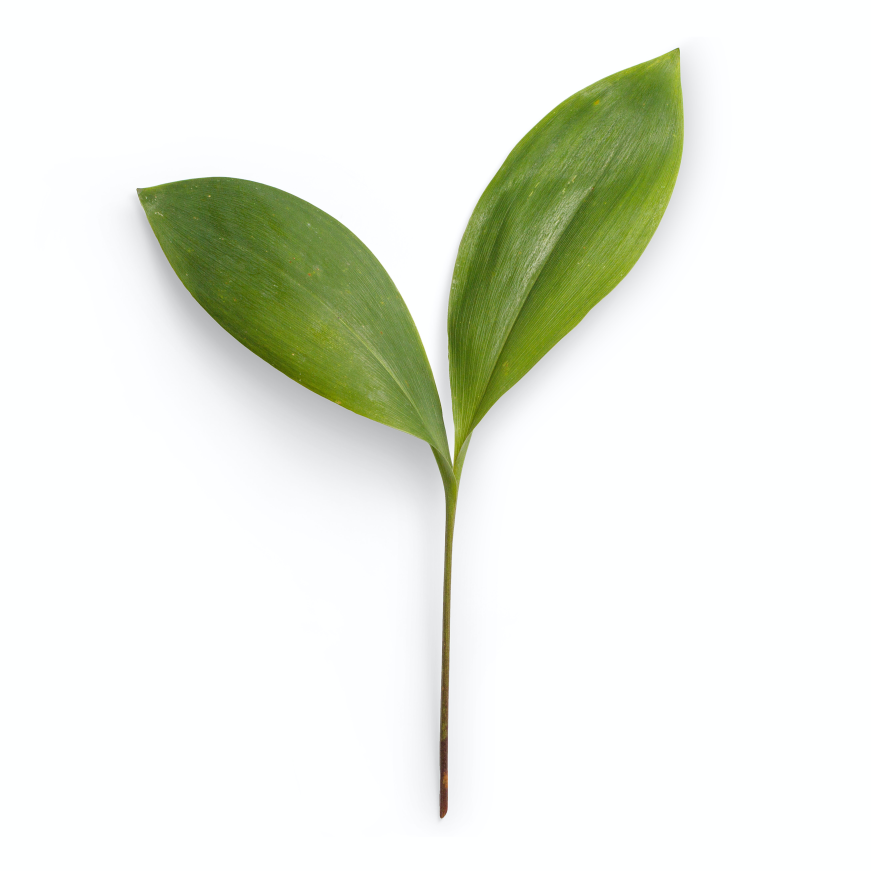
#> input picture images/leaf.jpg, 4353 x 4352 px (shown at 1/5 size); its folder holds 4 pictures in this run
$ python pixelsort.py
#> lines starting #> are read from the running program, lines starting #| are printed output that depends on the picture
import numpy as np
from PIL import Image
from typing import Callable


# Written by u/GregTJ on reddit, so credits to them

def sort_pixels(image: Image, value: Callable, condition: Callable, rotation: int = 0) -> Image:
#> called with rotation = 1
    pixels = np.rot90(np.array(image), rotation)
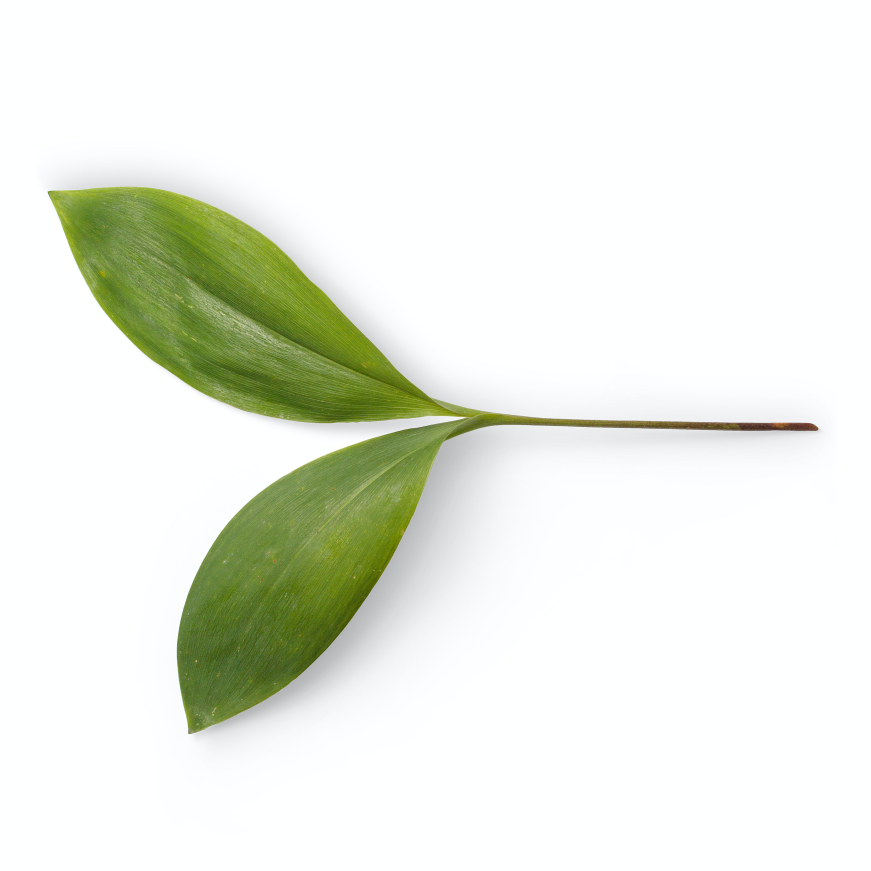
#> pixels: shape (4353, 4352, 3) (shown at 1/5 size); mean R, G, B 233.5, 237.5, 227.2
    values = value(pixels)
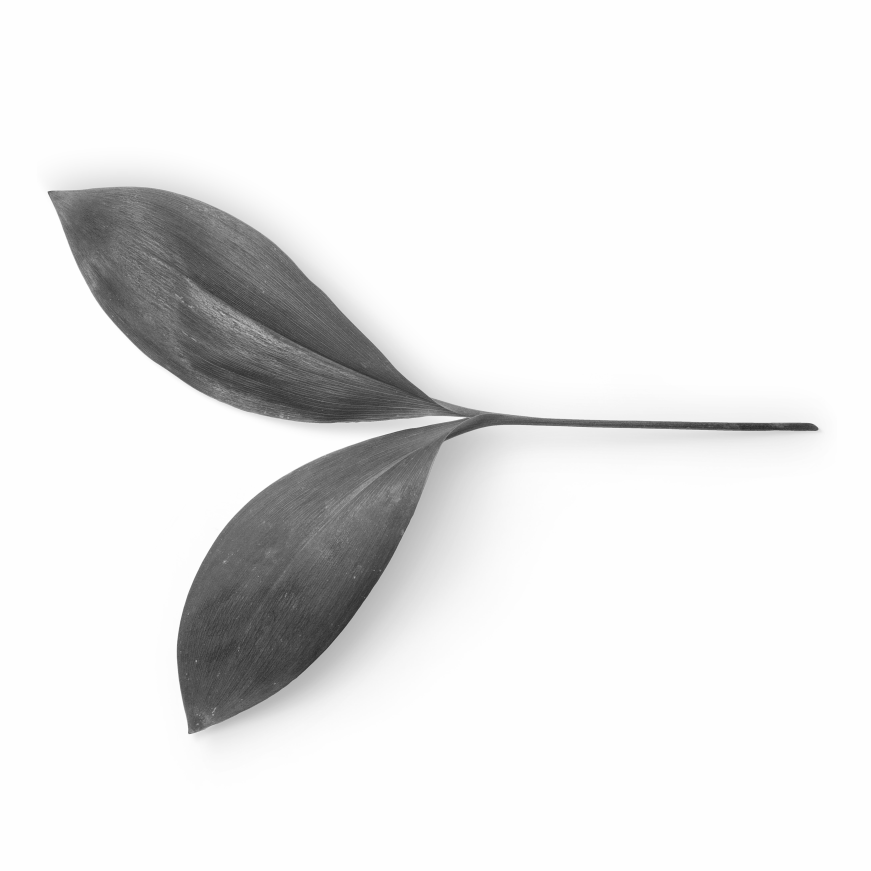
#> values: shape (4353, 4352) float64 (shown at 1/5 size); min 0.0784, max 1, mean 0.913
    edges = np.apply_along_axis(lambda row: np.convolve(row, [-1, 1], 'same'), 0, condition(values))
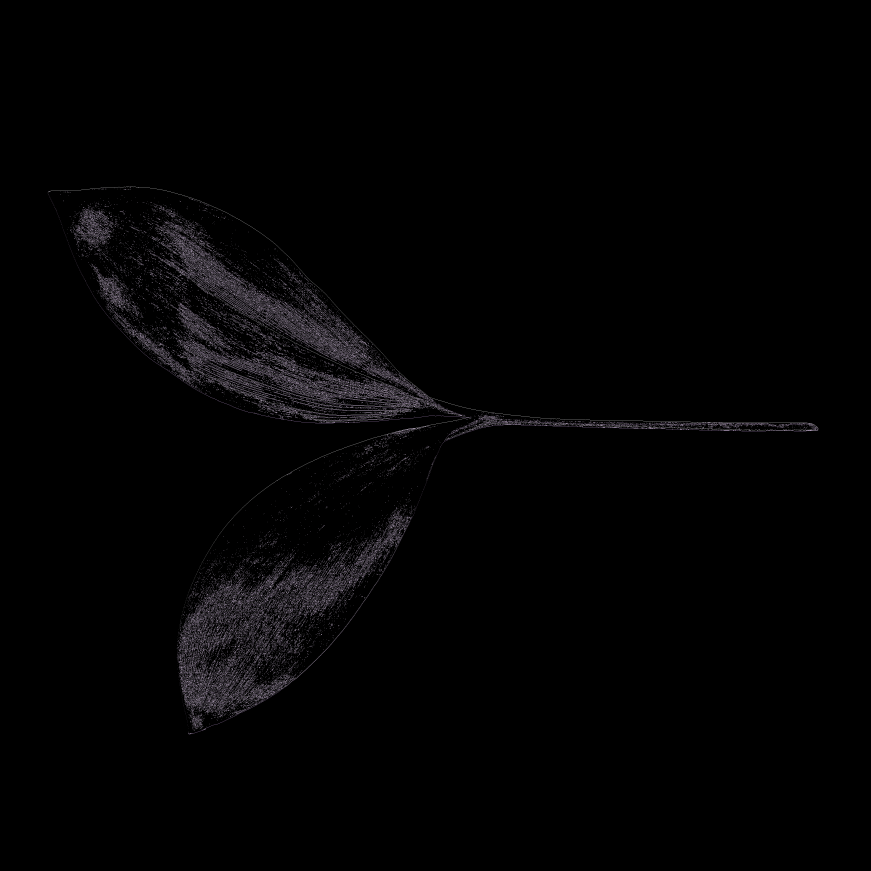
#> edges: shape (4353, 4352) int64 (shown at 1/5 size); 3 distinct labels, from -1 to 1; one colour per label, 0 black, -1 white
    intervals = [np.flatnonzero(row) for row in edges]
#> intervals = 4353 items, first 6: empty array, empty array, empty array, empty array, empty array, empty array

    for row, key in enumerate(values):
        order = np.split(key, intervals[row])
        for index, interval in enumerate(order[1:]):
            order[index + 1] = np.argsort(interval) + intervals[row][index]
        order[0] = range(order[0].size)
        order = np.concatenate(order)

        for channel in range(3):
            pixels[row, :, channel] = pixels[row, order.astype('uint32'), channel]

    return Image.fromarray(np.rot90(pixels, -rotation))


# sends to "new" + original image name ".jpg"
def s_pixels(imagename):
    sort_pixels(Image.open("./images/" + imagename + ".jpg"),
                lambda pixels: np.average(pixels, axis=2) / 255,
                lambda lum: (lum > 2 / 6) & (lum < 4 / 6), 1).save("./pixel/pixel" + imagename+ '.jpg')


s_pixels('leaf')
#s_pixels('sky1')
#s_pixels('mountain')
